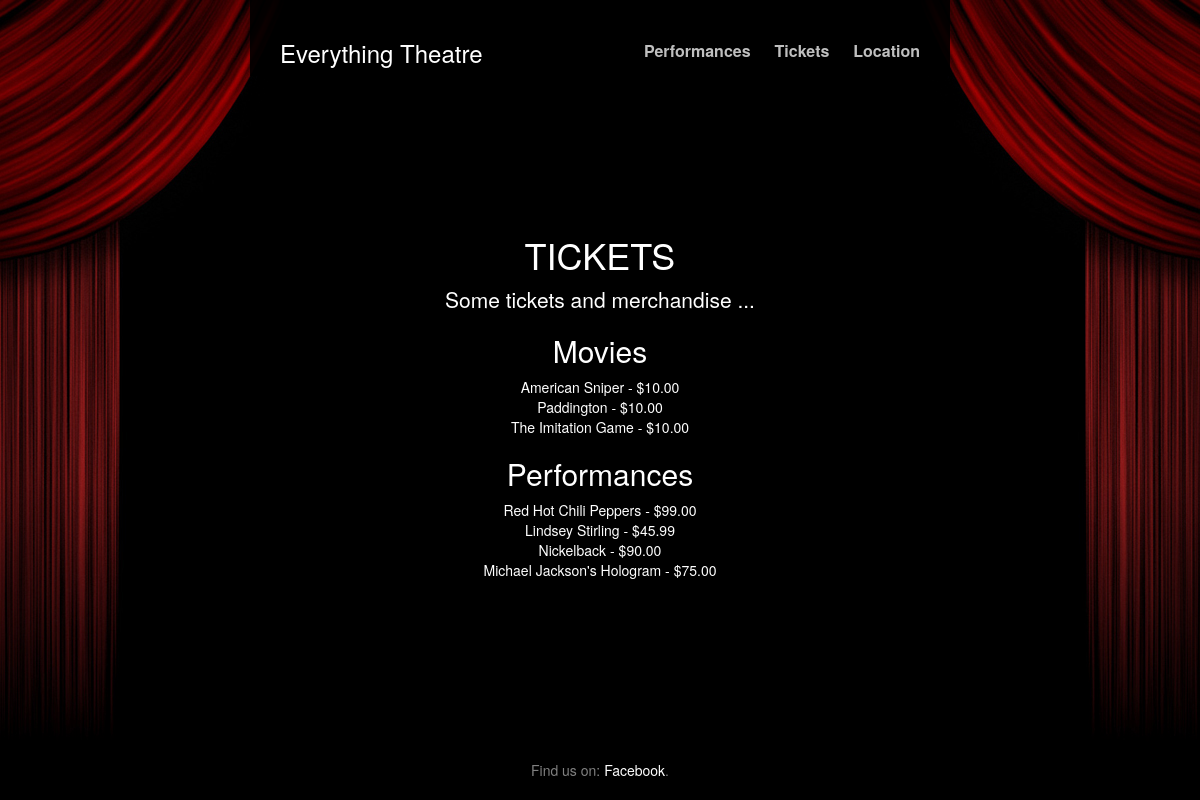
The page /tickets/ on the database its author committed.
### polls/models.py (models this page shows, shortened)
class Movie(models.Model):
    name=models.TextField()
    date=models.CharField(max_length=10)
    time=models.CharField(max_length=5) #military time please
    description=models.TextField(default="Description missing.")
    price=models.DecimalField(default=Decimal(00.00), max_digits=4, decimal_places=2)
    picture=models.TextField()

class Performance(models.Model):
    name=models.TextField()
    date=models.CharField(max_length=10)
    time=models.CharField(max_length=5) #military time please
    description=models.TextField(default="Description missing.")
    price=models.DecimalField(default=Decimal(00.00), max_digits=4, decimal_places=2)
    picture=models.TextField()

### Theatre/views.py (the view)
# urls.py: url(r'^tickets/', 'Theatre.views.tickets', name='tickets'),
def tickets(request):
    Movie_array = Movie.objects.all()
    Performance_array = Performance.objects.all()
    pass_in_dictionary = {'Movie': Movie_array, 'Performance': Performance_array}
    template = get_template('tickets.html')
    html = template.render(Context(pass_in_dictionary))
    return HttpResponse(html)

### Template/tickets.html (shortened to what this page needs)
{% extends "base.html" %}
{% block header1 %} TICKETS {% endblock %}
{% block lead %} Some tickets and merchandise ...{% endblock %}
{% block content %}
<h2>Movies</h2>
{% for m in Movie%}
    {{ m.name }} - ${{m.price}}<br>
{%endfor%}
<h2>Performances</h2>
{% for p in Performance%}
<a href="/upcoming_performances#{{ p.name }}">{{ p.name }}</a> - ${{p.price}}<br>
{%endfor%}
{% endblock %}

### Theatre/Static/home.css (style rules this page uses)
a, a:focus, a:hover { color: #fff; }
html, body { height: 100%; background-color: #000; }
body { color: #fff; text-align: center; text-shadow: 0 1px 3px rgba(0,0,0,.5); }

### rows shown on the page
Movie: name "American Sniper", price "10.00"
Movie: name "Paddington", price "10.00"
Movie: name "The Imitation Game", price "10.00"
Performance: name "Red Hot Chili Peppers", price "99.00"
Performance: name "Lindsey Stirling", price "45.99"
Performance: name "Nickelback", price "90.00"
Performance: name "Michael Jackson's Hologram", price "75.00"
